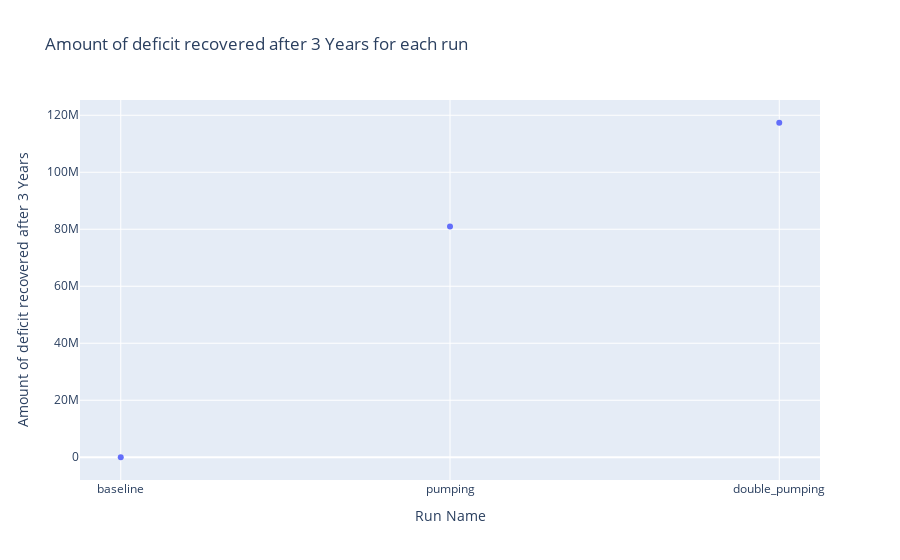

The code cell stored with this chart in its notebook:
### Code cell
baseline_ending_storage = runs["baseline"]["total_storage"][218]
run_names = list(runs.keys())
baseline = runs["baseline"]
starting_storage_deficits = np.array([baseline["total_storage"][0] - run["total_storage"][0] for run in runs.values()])
ending_storage_deficits = np.array([baseline["total_storage"][218] - run["total_storage"][218] for run in runs.values()])
amount_of_deficit_recovered = starting_storage_deficits - ending_storage_deficits
px.scatter(x=run_names, y=amount_of_deficit_recovered,
       labels={"x": "Run Name", "y": "Amount of deficit recovered after 3 Years"},
       title="Amount of deficit recovered after 3 Years for each run",
       # range_y=[0, 100],
       ).show()

### Figure 1 — Plotly figure (JSON) as saved in the notebook; plotly's stock layout.template omitted (floating-point values rounded to 4 significant figures)
{"data": [{"hovertemplate": "Run Name=%{x}<br>Amount of deficit recovered after 3 Years=%{y}<extra></extra>", "legendgroup": "", "marker": {"color": "#636efa", "symbol": "circle"}, "mode": "markers", "name": "", "orientation": "v", "showlegend": false, "type": "scatter", "x": ["baseline", "pumping", "double_pumping"], "xaxis": "x", "y": [0.0, 80980000.0, 117400000.0], "yaxis": "y"}], "layout": {"legend": {"tracegroupgap": 0}, "title": {"text": "Amount of deficit recovered after 3 Years for each run"}, "xaxis": {"anchor": "y", "domain": [0, 1], "title": {"text": "Run Name"}}, "yaxis": {"anchor": "x", "domain": [0, 1], "title": {"text": "Amount of deficit recovered after 3 Years"}}}}
